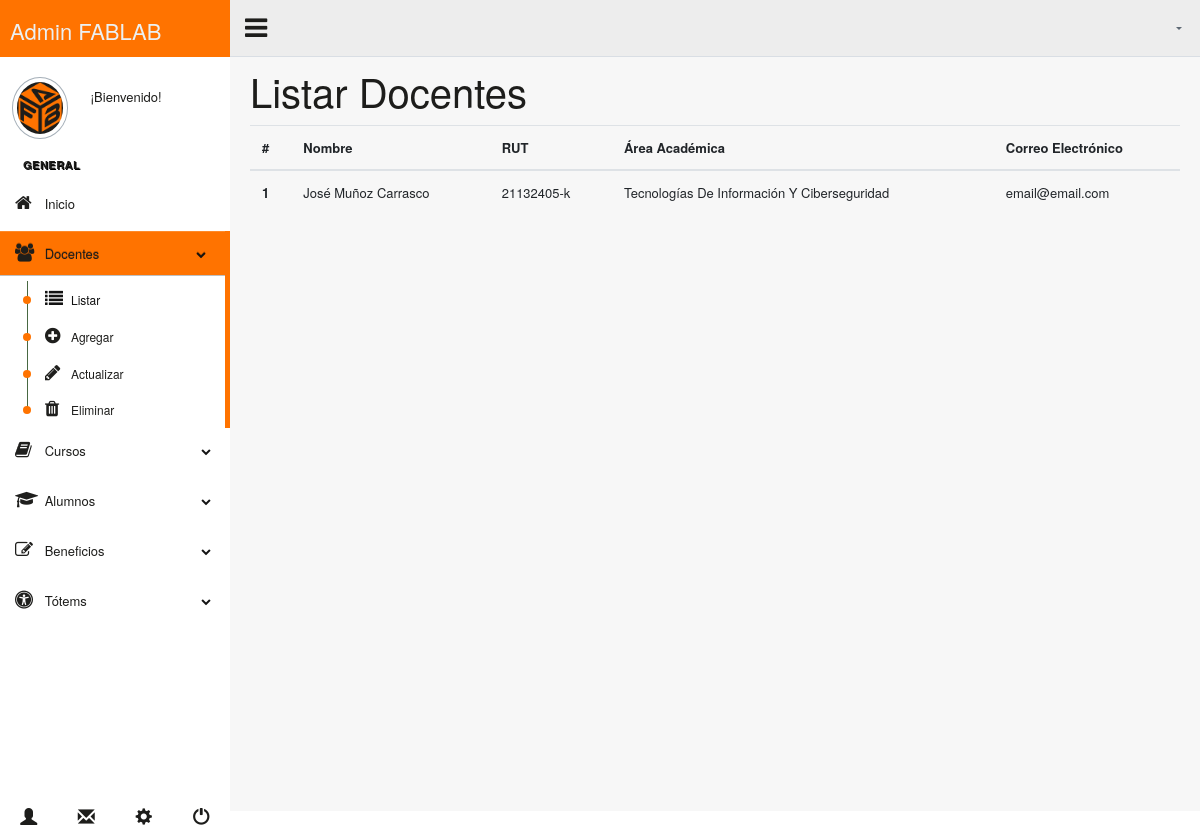
Page /listarDocentes/ on the committed database.
### core/models.py (models this page shows, shortened)
class Docente(models.Model):
    rut = models.CharField(primary_key=True, max_length=10)
    nombre = models.CharField(max_length=100)
    email = models.CharField(max_length=50)
    areaAcademica = models.CharField(max_length=100)

### core/views.py (the view)
# urls.py: path('listarDocentes/', views.listarDocentes,name="listarDocentes"),
def listarDocentes(request):
    return render(request,"core/crud_docentes/listar_d.html",{ 'docentes' : Docente.objects.all()})

### core/templates/core/crud_docentes/listar_d.html
{% extends '../index_master.html' %}
{% block content %}
<div class="right_col" role="main">
    <h1>Listar Docentes</h1>
    <div class="table-responsive">
        <table class="table table-hover border-warning">
            <thead>
                <tr>
                    <th scope="row">#</th>
                    <th scope="row">Nombre</th>
                    <th scope="row">RUT</th>
                    <th scope="row">Área Académica</th>
                    <th scope="row">Correo Electrónico</th>
                </tr>
            </thead>
            <tbody>
                {% for d in docentes %}
                <tr>
                    <th scope="col">{{ forloop.counter }}</th>
                    <td>{{ d.nombre }}</td>
                    <td>{{ d.rut }}</td>
                    <td>{{ d.areaAcademica }}</td>
                    <td>{{ d.email }}</td>
                </tr>
                {% endfor %}
            </tbody>
        </table>
    </div>
</div>
{% endblock %}

### rows in the picture
Docente: nombre "José Muñoz Carrasco", rut "21132405-k", areaAcademica "Tecnologías De Información Y Ciberseguridad", email "email@email.com"
